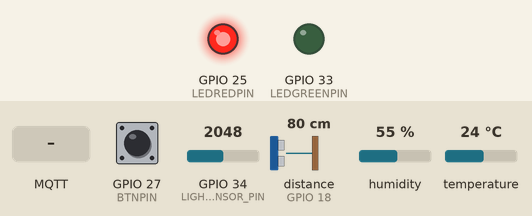
The sketch below on a simulated ESP32. Shown: output pins drawn as LEDs (lit = HIGH). Dashed ring = blinking. Inputs (shaded band) come from the test bench; at power-on: GPIO 27 (BTNPIN) LOW, GPIO 34 (LIGHT_SENSOR_PIN) = 2048, distance to the obstacle (sensor on GPIO 18) 80 cm, humidity 55 %, temperature 24 °C. The echo pulse lasts 58.3 µs per cm; WiFi joins after 1.5 s; servers stay silent unless stated; no MQTT or app messages arrive unless stated; pins used as bus, display or sensor lines are not drawn; what the sketch prints to the serial monitor is not drawn.

Above: at 2.7 s.
2.8 s: GPIO 27 (BTNPIN) pulled HIGH for 3.2 s
At 3.3 s:
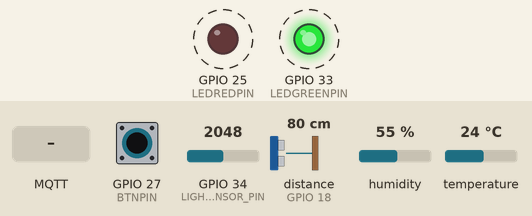
7.5 s: MQTT message "Sensor" arrives on the first subscribed topic
9.1 s: MQTT message "on" arrives on the first subscribed topic
10.7 s: MQTT message "off" arrives on the first subscribed topic
Timing chart, 0 to 13.3 s (numbered marks = the images above; inputs shaded):
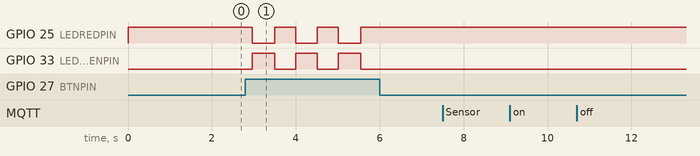

The sketch:

Proyek_UAS_IoT.ino
```cpp
#include "DHT.h"
#include <ArduinoJson.h>
#include <PubSubClient.h>
#include <WiFi.h>

#define WIFI_AP "SetiawanT"
#define WIFI_PASSWORD "idet5525"
#define TOKEN "ProyekIoT"

char thingsboardServer[] = "192.168.1.101";

WiFiClient wifiClient;

int status = WL_IDLE_STATUS;

PubSubClient client(wifiClient);

boolean gpioStatus = false;

#define LEDGREENPIN 33
#define LEDREDPIN 25

// DHT
#define DHTPIN 4
#define DHTTYPE DHT11
DHT dht(DHTPIN, DHTTYPE);

//LDR
#define LIGHT_SENSOR_PIN 34

//ultrasonic
const int trigPin = 5;
const int echoPin = 18;

//define sound speed in cm/uS
#define SOUND_SPEED 0.034
#define CM_TO_INCH 0.393701

long duration;
float distanceCm;
float distanceInch;

//button
#define BTNPIN 27

unsigned long lastSend;

//-----------------------------------------------------------------------------------------------------
void setup() {
  // put your setup code here, to run once:
  Serial.begin(115200);
  dht.begin();
  delay(10);
  pinMode(LEDGREENPIN,OUTPUT);
  digitalWrite(LEDGREENPIN,LOW);
  pinMode(LEDREDPIN,OUTPUT);
  digitalWrite(LEDREDPIN,HIGH);

  pinMode(trigPin, OUTPUT); // Sets the trigPin as an Output
  pinMode(echoPin, INPUT);

  InitWiFi();
  client.setServer(thingsboardServer,1883);
  lastSend = 0;
}

//-----------------------------------------------------------------------------------------------------
void loop() {
  // put your main code here, to run repeatedly:
  if(!client.connected()){
        reconnect();
    }
    client.setCallback(callback);
    buttonPress();

    if(gpioStatus == true)
    {
      if ( millis() - lastSend > 1000 ) { // Update and send only after 1 seconds
        getAndSendLDRData();
        getAndSendUltrasonicData();
        getAndSendTemperatureAndHumidityData();
        lastSend = millis();
      }
    }

    client.loop();
}

//-----------------------------------------------------------------------------------------------------
//LDR
void getAndSendLDRData()
{
  Serial.println("Collecting light data.");

  // reads the input on analog pin (value between 0 and 4095)
  int analogValue = analogRead(LIGHT_SENSOR_PIN);
  String state;

  Serial.print("Light Value = ");
  Serial.print(analogValue);   // the raw analog reading
  Serial.print(" %\t");
  Serial.print("State = ");
  // We'll have a few threshholds, qualitatively determined
  if (analogValue < 40) {
    state = "Dark";
  } else if (analogValue < 800) {
    state = "Dim";
  } else if (analogValue < 2000) {
    state = "Light";
  } else if (analogValue < 3200) {
    state = "Bright";
  } else {
    state = "Very bright";
  }
  Serial.println(state);

  // Prepare a JSON payload string
  String payload = "{";
  payload += "\"light_value\":"; payload += analogValue;
  payload += "}";

  // Send payload
  char attributes[100];
  payload.toCharArray( attributes, 100 );
  client.publish( "v1/devices/me/telemetry", attributes );
}

//-----------------------------------------------------------------------------------------------------
//Ultrasonic Sensor
void getAndSendUltrasonicData()
{
  Serial.println("Collecting distance data.");

  // Clears the trigPin
  digitalWrite(trigPin, LOW);
  delayMicroseconds(2);
  // Sets the trigPin on HIGH state for 10 micro seconds
  digitalWrite(trigPin, HIGH);
  delayMicroseconds(10);
  digitalWrite(trigPin, LOW);

  // Reads the echoPin, returns the sound wave travel time in microseconds
  duration = pulseIn(echoPin, HIGH);

  // Calculate the distance
  distanceCm = duration * SOUND_SPEED/2;

  // Convert to inches
  distanceInch = distanceCm * CM_TO_INCH;

  // Prints the distance in the Serial Monitor
  Serial.print("Distance (cm): ");
  Serial.print(distanceCm);
  Serial.print(" %\t");
  Serial.print("Distance (inch): ");
  Serial.println(distanceInch);

  // Prepare a JSON payload string
  String payload = "{";
  payload += "\"distance_cm\":"; payload += distanceCm; payload += ",";
  payload += "\"distance_inch\":"; payload += distanceInch;
  payload += "}";

  // Send payload
  char attributes[100];
  payload.toCharArray( attributes, 100 );
  client.publish( "v1/devices/me/telemetry", attributes );
}

//-----------------------------------------------------------------------------------------------------
//DHT 11
void getAndSendTemperatureAndHumidityData()
{
    Serial.println("Collecting temperature data.");

    // Reading temperature or humidity takes about 250 milliseconds!
    float h = dht.readHumidity();
    // Read temperature as Celsius (the default)
    float t = dht.readTemperature();

    // Check if any reads failed and exit early (to try again).
    if (isnan(h) || isnan(t)) {
    Serial.println("Failed to read from DHT sensor!");
    return;
    }

    Serial.print("Humidity: ");
    Serial.print(h);
    Serial.print(" %\t");
    Serial.print("Temperature: ");
    Serial.print(t);
    Serial.println(" *C ");

    String temperature = String(t);
    String humidity = String(h);

    // Prepare a JSON payload string
    String payload = "{";
    payload += "\"temperature\":"; payload += temperature; payload += ",";
    payload += "\"humidity\":"; payload += humidity;
    payload += "}";

    // Send payload
    char attributes[100];
    payload.toCharArray( attributes, 100 );
    client.publish( "v1/devices/me/telemetry", attributes );
}

//-----------------------------------------------------------------------------------------------------
void buttonPress()
{
  int Push_button_state = digitalRead(BTNPIN);

  if ( Push_button_state == HIGH )
  {
      if(gpioStatus==true){
            digitalWrite(LEDGREENPIN,LOW);
            digitalWrite(LEDREDPIN,HIGH);
            gpioStatus=false;
            }
      else{
            digitalWrite(LEDGREENPIN,HIGH);
            digitalWrite(LEDREDPIN,LOW);
            gpioStatus=true;
          }
      delay(300);
      client.publish("v1/devices/me/attributes", get_gpio_status().c_str());
  }
  delay(200);
}

//-----------------------------------------------------------------------------------------------------
void callback(const char* topic, byte* payload, unsigned int length){
    //Serial.println("On message");
    char json[length + 1];
    strncpy (json, (char*)payload, length);
    json[length] = '\0';

    Serial.println("Topic: ");
    Serial.println(topic);

    Serial.println("Message: ");

    Serial.println(json);

    StaticJsonBuffer<200> jsonBuffer;

    JsonObject  &data = jsonBuffer.parseObject((char*)json);

    if (!data.success()){
    Serial.println("parseObject() failed");
    return;
    }
    String methodName = String((const char*)data["method"]);
    if(methodName.equals("Sensor")){
      if(data["params"]==true){
          digitalWrite(LEDGREENPIN,HIGH);
          digitalWrite(LEDREDPIN,LOW);
          gpioStatus=true;
          }
      else{
          digitalWrite(LEDGREENPIN,LOW);
          digitalWrite(LEDREDPIN,HIGH);
          gpioStatus=false;
          }
    }
    client.publish("v1/devices/me/attributes", get_gpio_status().c_str());
 }

//-----------------------------------------------------------------------------------------------------
void reconnect(){
// Loop until we're reconnected
  while (!client.connected()){
    status = WiFi.status();
    if( status != WL_CONNECTED){
        WiFi.begin(WIFI_AP, WIFI_PASSWORD);
        while (WiFi.status() != WL_CONNECTED){
        delay(500);
        Serial.print(".");
      }
    Serial.println("Connected to AP");
    }
  Serial.print("Connecting to Thingsboard node ...");

// Attempt to connect (clientId, username, password)
  if(client.connect("ESP32 Device",TOKEN,NULL)){
    Serial.println( "[DONE]" );
    client.subscribe("v1/devices/me/rpc/request/+");
    client.publish("v1/devices/me/attributes", get_gpio_status().c_str());
    }
  else{
    Serial.print( "[FAILED] [ rc = " );
    Serial.print( client.state());
    Serial.println(" : retrying in 5 seconds]");
    // Wait 5 seconds before retrying
    delay( 5000 );
    }
  }
}

//-----------------------------------------------------------------------------------------------------
String get_gpio_status(){
  // Prepare gpios JSON payload string
  StaticJsonBuffer<200> jsonBuffer;

  JsonObject& data = jsonBuffer.createObject();

  data["Sensor"]=gpioStatus ? true : false;

  char payload[256];
  data.printTo(payload, sizeof(payload));
  String strPayload = String(payload);
  Serial.println("Get gpio status: ");
  Serial.println(strPayload);
  return strPayload;
}

//-----------------------------------------------------------------------------------------------------
void InitWiFi(){
  Serial.println("Connecting to AP ...");
// attempt to connect to WiFi network
  WiFi.begin(WIFI_AP, WIFI_PASSWORD);
  while (WiFi.status() != WL_CONNECTED){
    delay(500);
    Serial.print(".");
    }
  Serial.println("Connected to AP");
}
```

Measured:
- after the input at 2.8 s, GPIO 25 (LEDREDPIN): alternates HIGH for 0.50 s and LOW for 0.53 s, 6 changes in all, then stays HIGH, starting after 0.17 s; GPIO 33 (LEDGREENPIN): alternates HIGH for 0.53 s and LOW for 0.50 s, 6 changes in all, then stays LOW, starting after 0.17 s
- after the input at 7.5 s, every drawn part: stays the same
- after the input at 9.1 s, every drawn part: stays the same
- after the input at 10.7 s, every drawn part: stays the same
